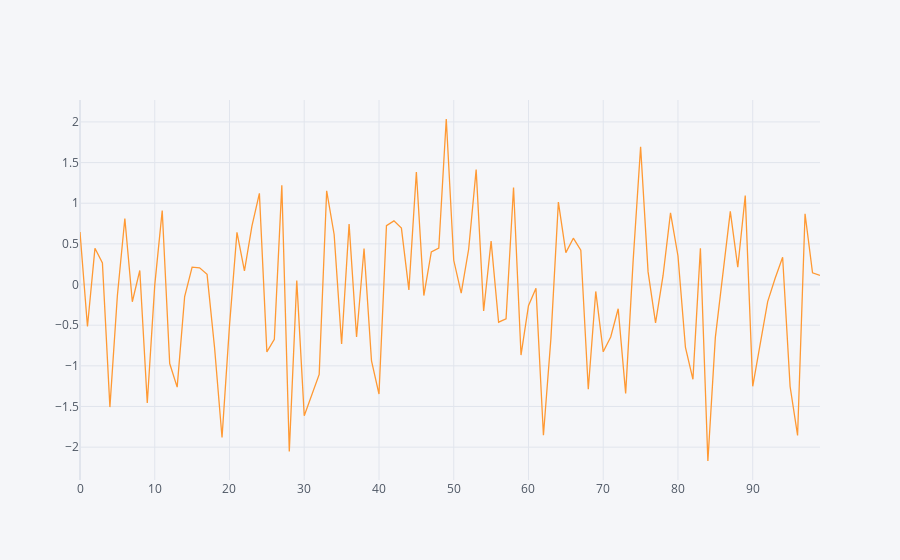

The notebook cell saved with this chart:
### Code cell
df[['A']].iplot() #plotly plot

### Figure 1 — Plotly figure (JSON) as saved in the notebook; plotly's stock layout.template omitted (floating-point values rounded to 4 significant figures)
{"data": [{"line": {"color": "rgba(255, 153, 51, 1.0)", "dash": "solid", "shape": "linear", "width": 1.3}, "mode": "lines", "name": "A", "text": "", "type": "scatter", "x": [0, 1, 2, 3, 4, 5, 6, 7, 8, 9, 10, 11, 12, 13, 14, 15, 16, 17, 18, 19, 20, 21, 22, 23, 24, 25, 26, 27, 28, 29, 30, 31, 32, 33, 34, 35, 36, 37, 38, 39, 40, 41, 42, 43, 44, 45, 46, 47, 48, 49, 50, 51, 52, 53, 54, 55, 56, 57, 58, 59, 60, 61, 62, 63, 64, 65, 66, 67, 68, 69, 70, 71, 72, 73, 74, 75, 76, 77, 78, 79, 80, 81, 82, 83, 84, 85, 86, 87, 88, 89, 90, 91, 92, 93, 94, 95, 96, 97, 98, 99], "y": [0.6464, -0.5155, 0.4454, 0.2649, -1.507, -0.1379, 0.8129, -0.2118, 0.1731, -1.457, -0.006806, 0.9109, -0.9714, -1.262, -0.1471, 0.2135, 0.2059, 0.1251, -0.7746, -1.881, -0.5057, 0.6425, 0.1683, 0.7182, 1.122, -0.8286, -0.6739, 1.22, -2.053, 0.04781, -1.614, -1.364, -1.105, 1.153, 0.616, -0.731, 0.7436, -0.6458, 0.4425, -0.9395, -1.347, 0.725, 0.7833, 0.6947, -0.06588, 1.384, -0.1351, 0.4002, 0.4478, 2.036, 0.2986, -0.1062, 0.4367, 1.414, -0.3261, 0.5344, -0.4634, -0.422, 1.193, -0.8671, -0.2594, -0.04502, -1.853, -0.664, 1.014, 0.3924, 0.5702, 0.4237, -1.289, -0.08475, -0.8275, -0.6453, -0.2978, -1.338, 0.2911, 1.695, 0.1556, -0.4715, 0.1085, 0.8808, 0.3515, -0.7737, -1.165, 0.4452, -2.171, -0.6506, 0.09121, 0.9001, 0.2132, 1.094, -1.251, -0.7432, -0.2093, 0.0767, 0.3351, -1.254, -1.856, 0.87, 0.1442, 0.1133]}], "layout": {"legend": {"bgcolor": "#F5F6F9", "font": {"color": "#4D5663"}}, "paper_bgcolor": "#F5F6F9", "plot_bgcolor": "#F5F6F9", "title": {"font": {"color": "#4D5663"}}, "xaxis": {"gridcolor": "#E1E5ED", "showgrid": true, "tickfont": {"color": "#4D5663"}, "title": {"font": {"color": "#4D5663"}, "text": ""}, "zerolinecolor": "#E1E5ED"}, "yaxis": {"gridcolor": "#E1E5ED", "showgrid": true, "tickfont": {"color": "#4D5663"}, "title": {"font": {"color": "#4D5663"}, "text": ""}, "zerolinecolor": "#E1E5ED"}}}
